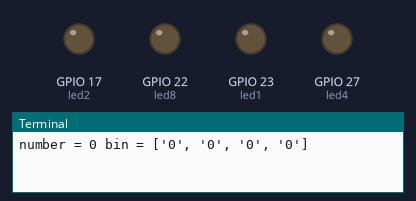
A program run on a simulated Raspberry Pi (BCM pin numbers). Parts: output pins drawn as LEDs (lit = HIGH), the last lines printed to the terminal.

Above: at 0.2 s.
At 1.2 s:
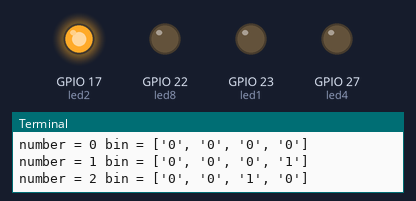
At 2.2 s:
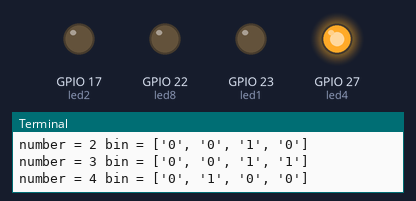
At 4.7 s:
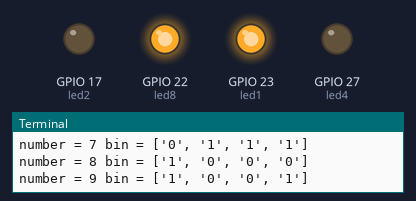
At 7.2 s:
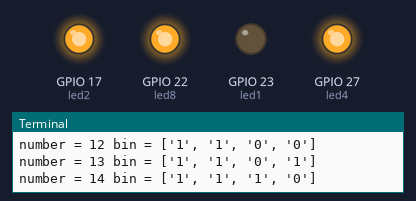
At 9.7 s:
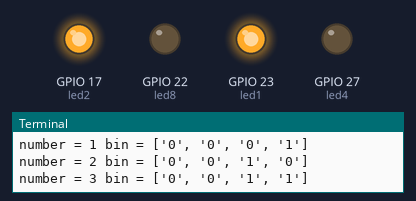
Timing chart, 0 to 10.4 s (numbered marks = the images above):
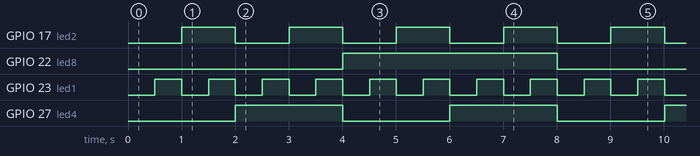

The program:

counter1.py
```python
#!/usr/bin/env python3

from gpiozero import LED
from time import sleep

led1 = LED(23)
led2 = LED(17)
led4 = LED(27)
led8 = LED(22)

number = 0
while True:
    num = list(str("{0:04b}".format(number)))
    print("number = " + str(number) + " bin = " + str(num))
    if num[3] == '1':
        led1.on()
    else:
        led1.off()
    if num[2] == '1':
        led2.on()
    else:
        led2.off()
    if num[1] == '1':
        led4.on()
    else:
        led4.off()
    if num[0] == '1':
        led8.on()
    else:
        led8.off()
    if number < 15:
        number = number + 1
    else:
        number = 0
    sleep(0.5)
```

Measured:
- by itself, GPIO 17 (led2): alternates HIGH for 1.0 s and LOW for 1.0 s
- by itself, GPIO 22 (led8): alternates HIGH for 4.0 s and LOW for 4.0 s
- by itself, GPIO 23 (led1): alternates HIGH for 0.50 s and LOW for 0.50 s
- by itself, GPIO 27 (led4): alternates HIGH for 2.0 s and LOW for 2.0 s
